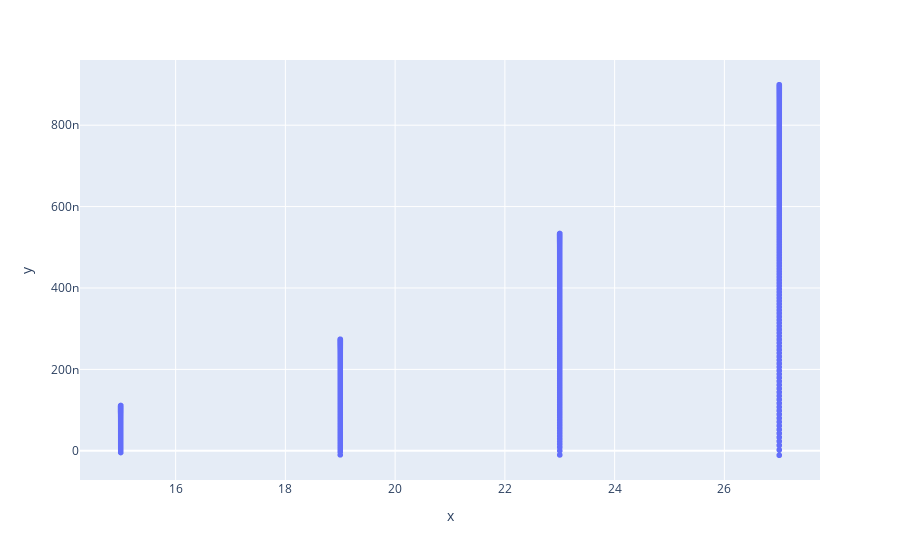

The code cell stored with this chart in its notebook:
### Code cell
import plotly.express as px
fig = px.scatter(x=DF['Voltage'], y=DF['Current'])
fig.show()

### Figure 1 — Plotly figure (JSON) as saved in the notebook; plotly's stock layout.template omitted (floating-point values rounded to 4 significant figures; data arrays with more than 128 entries replaced by an {"elided": "..."} marker saying what was removed)
{"data": [{"hovertemplate": "x=%{x}<br>y=%{y}<extra></extra>", "legendgroup": "", "marker": {"color": "#636efa", "symbol": "circle"}, "mode": "markers", "name": "", "showlegend": false, "type": "scattergl", "x": {"elided": "1004 int values"}, "xaxis": "x", "y": {"elided": "1004 float values"}, "yaxis": "y"}], "layout": {"legend": {"tracegroupgap": 0}, "margin": {"t": 60}, "xaxis": {"anchor": "y", "domain": [0, 1], "title": {"text": "x"}}, "yaxis": {"anchor": "x", "domain": [0, 1], "title": {"text": "y"}}}}
